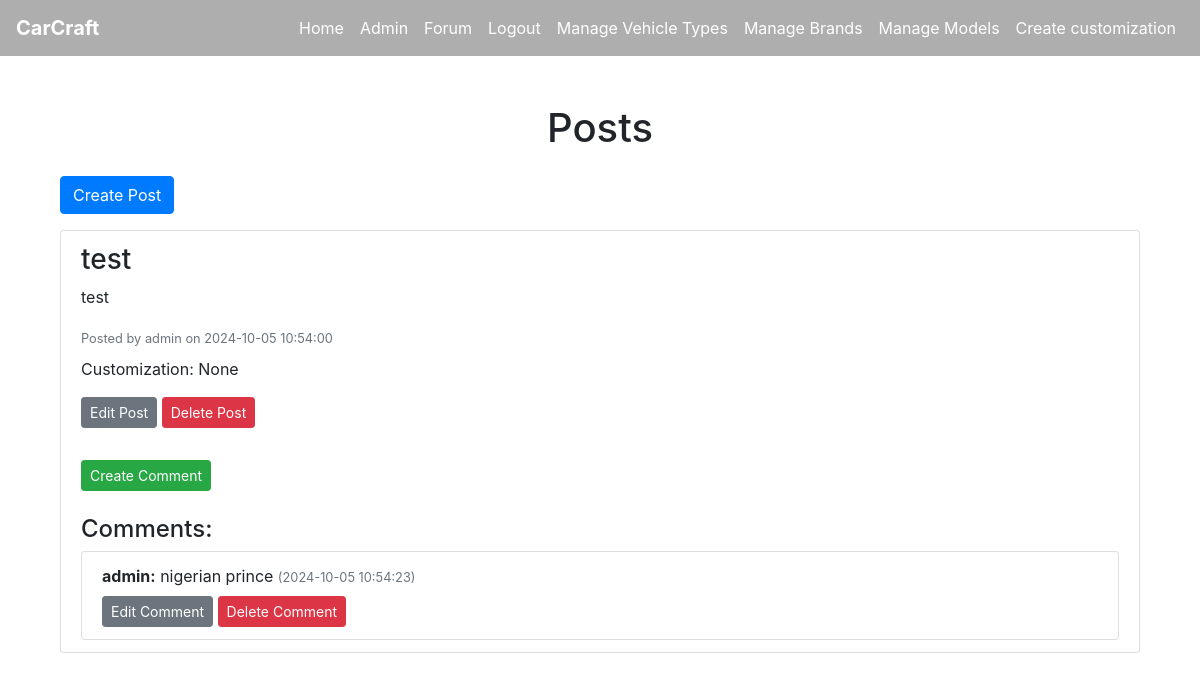
Page /forum (signed in) on the earlier database version.
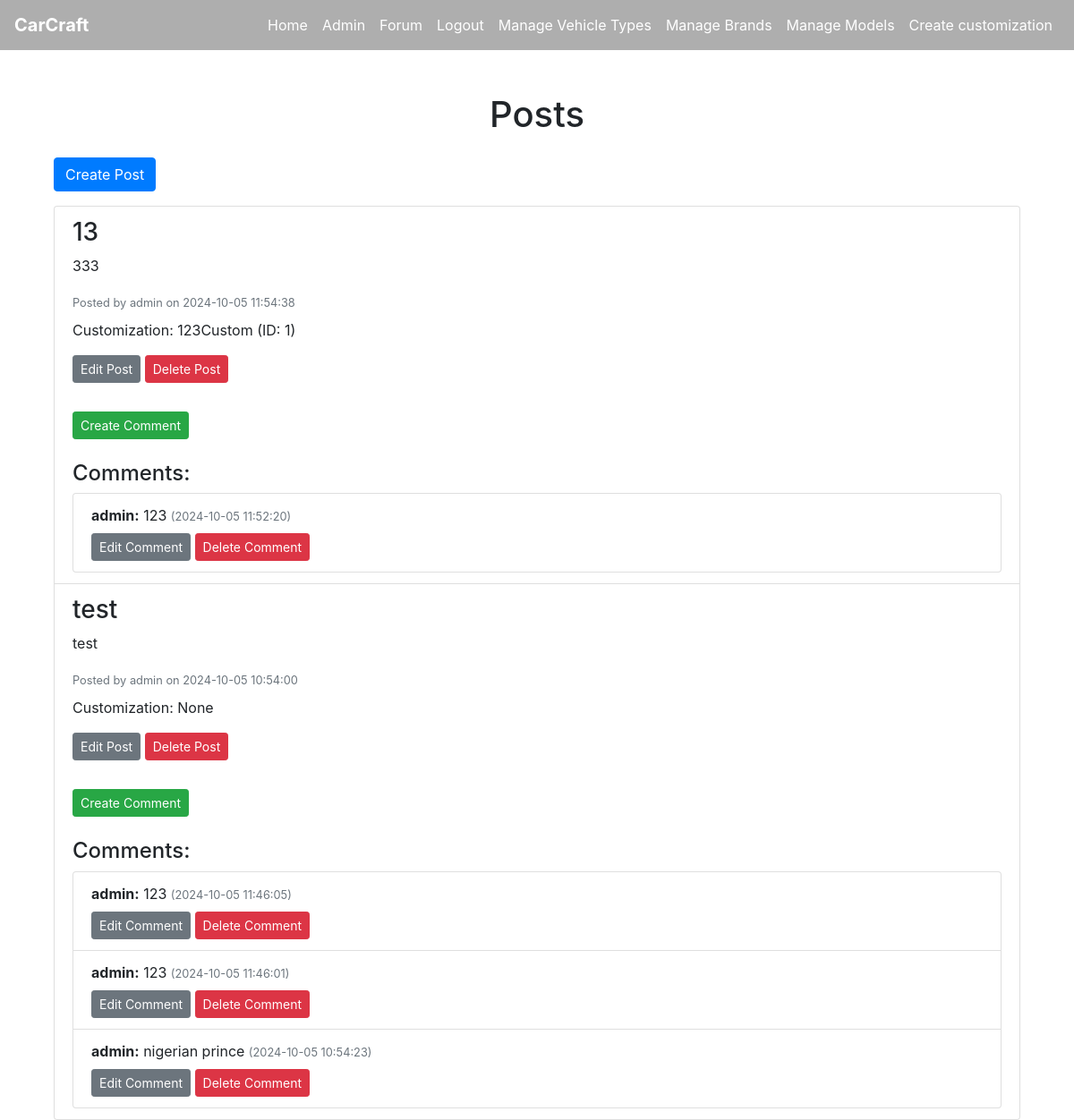
Same page on the later database version.
### tables this page shows
CREATE TABLE post (
    post_id INTEGER PRIMARY KEY AUTOINCREMENT,
    customization_id INTEGER,
    user_id INTEGER NOT NULL,
    title VARCHAR(255) NOT NULL,
    description TEXT,
    created_at DATETIME DEFAULT CURRENT_TIMESTAMP,
    FOREIGN KEY (customization_id) REFERENCES customization(customization_id),
    FOREIGN KEY (user_id) REFERENCES user(user_id)
);

CREATE TABLE user (
    user_id INTEGER PRIMARY KEY AUTOINCREMENT,
    username VARCHAR(64) NOT NULL,
    email VARCHAR(100) NOT NULL,
    password_hash VARCHAR(255) NOT NULL,
    created_at DATETIME DEFAULT CURRENT_TIMESTAMP,
    admin INTEGER DEFAULT 0
);

CREATE TABLE comment (
    comment_id INTEGER PRIMARY KEY AUTOINCREMENT,
    post_id INTEGER NOT NULL,
    user_id INTEGER NOT NULL,
    content TEXT NOT NULL,
    created_at DATETIME DEFAULT CURRENT_TIMESTAMP,
    FOREIGN KEY (post_id) REFERENCES post(post_id),
    FOREIGN KEY (user_id) REFERENCES user(user_id)
);

CREATE TABLE customization (
    customization_id INTEGER PRIMARY KEY AUTOINCREMENT,
    customization_name VARCHAR(100) NOT NULL,
    user_id INTEGER NOT NULL,
    model_id INTEGER NOT NULL,
    color_id INTEGER NOT NULL,
    wheel_id INTEGER NOT NULL,
    created_at DATETIME DEFAULT CURRENT_TIMESTAMP,
    FOREIGN KEY (user_id) REFERENCES user(user_id),
    FOREIGN KEY (model_id) REFERENCES model(model_id),
    FOREIGN KEY (color_id) REFERENCES color(color_id),
    FOREIGN KEY (wheel_id) REFERENCES wheel_set(wheel_id)
);

### app.py (the view)
@app.route('/forum')
def forum():
    conn = get_db_connection()
    posts = conn.execute('''

    SELECT p.post_id, p.title, p.description, p.created_at, p.user_id, u.username, c.customization_name AS customization_name, c.customization_id
    FROM post p
    JOIN user u ON p.user_id = u.user_id
    LEFT JOIN customization c ON p.customization_id = c.customization_id
    ORDER BY p.created_at DESC
''').fetchall()
    posts_with_comments = []
    for post in posts:
        comments = conn.execute('''

        SELECT c.comment_id, c.content, c.created_at, c.user_id, u.username
        FROM comment c
        JOIN user u ON c.user_id = u.user_id
        WHERE c.post_id = ?
        ORDER BY c.created_at DESC
''', (post['post_id'],)).fetchall()
        posts_with_comments.append({
            'post': post,
            'comments': comments
        })
    customizations = conn.execute('SELECT customization_id, customization_name FROM customization WHERE user_id = ?', (current_user.id,)).fetchall()
    conn.close()
    return render_template('forum.html', posts_with_comments=posts_with_comments, customizations=customizations)

### app.py (called while the page is built)
def get_db_connection():
    conn = sqlite3.connect(DATABASE)
    conn.row_factory = sqlite3.Row  # This enables column access by name: row['column_name']
    return conn

@login_manager.user_loader
def load_user(user_id):
    return User.get(user_id)

    @staticmethod
    def get(user_id):
        conn = get_db_connection()
        user_data = conn.execute('SELECT * FROM user WHERE user_id = ?', (user_id,)).fetchone()
        conn.close()
        if user_data:
            return User(
                user_id=user_data['user_id'],
                username=user_data['username'],
                email=user_data['email'],
                password_hash=user_data['password_hash'],
                admin=bool(user_data['admin'])
            )
        return None

### templates/forum.html (shortened to what this page needs)
{% extends "base.html" %}
{% block content %}
<div class="container mt-5">
    <h1 class="text-center mb-4">Posts</h1>
    <div class="mb-3">
        <a href="{{ url_for('create_post') }}" class="btn btn-primary">Create Post</a>
    </div>
    {% if posts_with_comments %}
        <ul class="list-group">
            {% for item in posts_with_comments %}
                <li class="list-group-item">
                    <h3>{{ item.post['title'] }}</h3>
                    <p>{{ item.post['description'] }}</p>
                    <small class="text-muted">Posted by {{ item.post['username'] }} on {{ item.post['created_at'] }}</small>
                    {% if item.post['customization_name'] %}
                        <p class="mt-2">Customization: {{ item.post['customization_name'] }} (ID: {{ item.post['customization_id'] }})</p>
                    {% else %}
                        <p class="mt-2">Customization: None</p>
                    {% endif %}
                    {% if current_user.is_authenticated and (current_user.id == item.post['user_id'] or current_user.admin) %}
                        <div class="mt-2">
                            <a href="{{ url_for('edit_post', post_id=item.post['post_id']) }}" class="btn btn-secondary btn-sm">Edit Post</a>
                            <form method="POST" action="{{ url_for('delete_post', post_id=item.post['post_id']) }}" style="display:inline;">
                                <button type="submit" class="btn btn-danger btn-sm" onclick="return confirm('Are you sure you want to delete this post?');">Delete Post</button>
                            </form>
                        </div>
                    {% endif %}
                    <br>
                    <a href="{{ url_for('create_comment', post_id=item.post['post_id']) }}" class="btn btn-success btn-sm mt-2">Create Comment</a>
                    <h4 class="mt-4">Comments:</h4>
                    <ul class="list-group">
                        {% for comment in item.comments %}
                            <li class="list-group-item">
                                <strong>{{ comment['username'] }}:</strong> {{ comment['content'] }} <small class="text-muted">({{ comment['created_at'] }})</small>
                                {% if current_user.is_authenticated and (current_user.id == comment['user_id'] or current_user.admin) %}
                                    <div class="mt-2">
                                        <a href="{{ url_for('edit_comment', comment_id=comment['comment_id']) }}" class="btn btn-secondary btn-sm">Edit Comment</a>
                                        <form method="POST" action="{{ url_for('delete_comment', comment_id=comment['comment_id']) }}" style="display:inline;">
                                            <button type="submit" class="btn btn-danger btn-sm" onclick="return confirm('Are you sure you want to delete this comment?');">Delete Comment</button>
                                        </form>
                                    </div>
                                {% endif %}
                            </li>
                        {% else %}
                            <li class="list-group-item">No comments yet. Be the first to comment!</li>
                        {% endfor %}
                    </ul>
                </li>
            {% endfor %}
        </ul>
    {% else %}
        <p class="text-center">No posts available.</p>
    {% endif %}
</div>
{% endblock %}

### templates/base.html (shortened to what this page needs)
<!DOCTYPE html>
<html lang="en">
<head>
    <link
      rel="stylesheet"
      href="https://stackpath.bootstrapcdn.com/bootstrap/4.4.1/css/bootstrap.min.css"
    />
    <link
      rel="stylesheet"
      href="https://stackpath.bootstrapcdn.com/font-awesome/4.7.0/css/font-awesome.min.css"
    />
    <link rel="stylesheet" href="{{ url_for('static', filename='css/style.css') }}">
</head>
<body>
    <nav class="navbar navbar-expand-lg">
        <a class="navbar-brand" href="{{ url_for('home') }}">CarCraft</a>
        <div class="collapse navbar-collapse" id="navbarNav">
            <ul class="navbar-nav">
                <li class="nav-item"><a class="nav-link" href="{{ url_for('home') }}">Home</a></li>
                {% if current_user.is_authenticated %}
                    {% if current_user.admin %}
                        <li class="nav-item"><a class="nav-link" href="{{ url_for('admin') }}">Admin</a></li>
                    {% endif %}
                    <li class="nav-item"><a class="nav-link" href="{{ url_for('forum') }}">Forum</a></li>
                    <li class="nav-item"><a class="nav-link" href="{{ url_for('logout') }}">Logout</a></li>
                    <li class="nav-item"><a class="nav-link" href="{{ url_for('vehicle_type') }}">Manage Vehicle Types</a></li>
                    <li class="nav-item"><a class="nav-link" href="{{ url_for('brand_type') }}">Manage Brands</a></li>
                    <li class="nav-item"><a class="nav-link" href="{{ url_for('models') }}">Manage Models</a></li>
                    <li class="nav-item"><a class="nav-link" href="{{ url_for('customize') }}">Create customization</a></li>
                {% else %}
                    <li class="nav-item"><a class="nav-link" href="{{ url_for('login') }}">Login</a></li>
                    <li class="nav-item"><a class="nav-link" href="{{ url_for('create_user') }}">Register</a></li>
                {% endif %}
            </ul>
        </div>
    </nav>
    <div class="container">
        {% block content %}{% endblock %}
    </div>
</body>
</html>

### static/css/style.css (style rules this page uses)
.navbar { position: relative; z-index: 10; }
.navbar { background-color: rgba(53, 53, 53, 0.4); }
.navbar-nav { margin-left: auto; }
.navbar { z-index: 1000; }
.navbar { padding: 0.5rem 1rem; }
.navbar-nav .nav-link { color: #ffffff; transition: color 0.3s ease; }
.navbar-brand { color: #ffffff; font-weight: bold; }

Differences in the rows shown:
added post: post "13", post.description "333", post.created_at "2024-10-05 11:54:38"
added customization: post.customization_name "123Custom", post.customization_id "1"
added comment: username "admin", content "123", created_at "2024-10-05 11:52:20", shown under "13"
added comment: username "admin", content "123", created_at "2024-10-05 11:46:05", shown under "test"
added comment: username "admin", content "123", created_at "2024-10-05 11:46:01", shown under "test"
Other differences:
new list line: "Posted by on Customization: (ID: ) Edit Post Delete Post Create Comment Comments:"
new list line: "admin"
